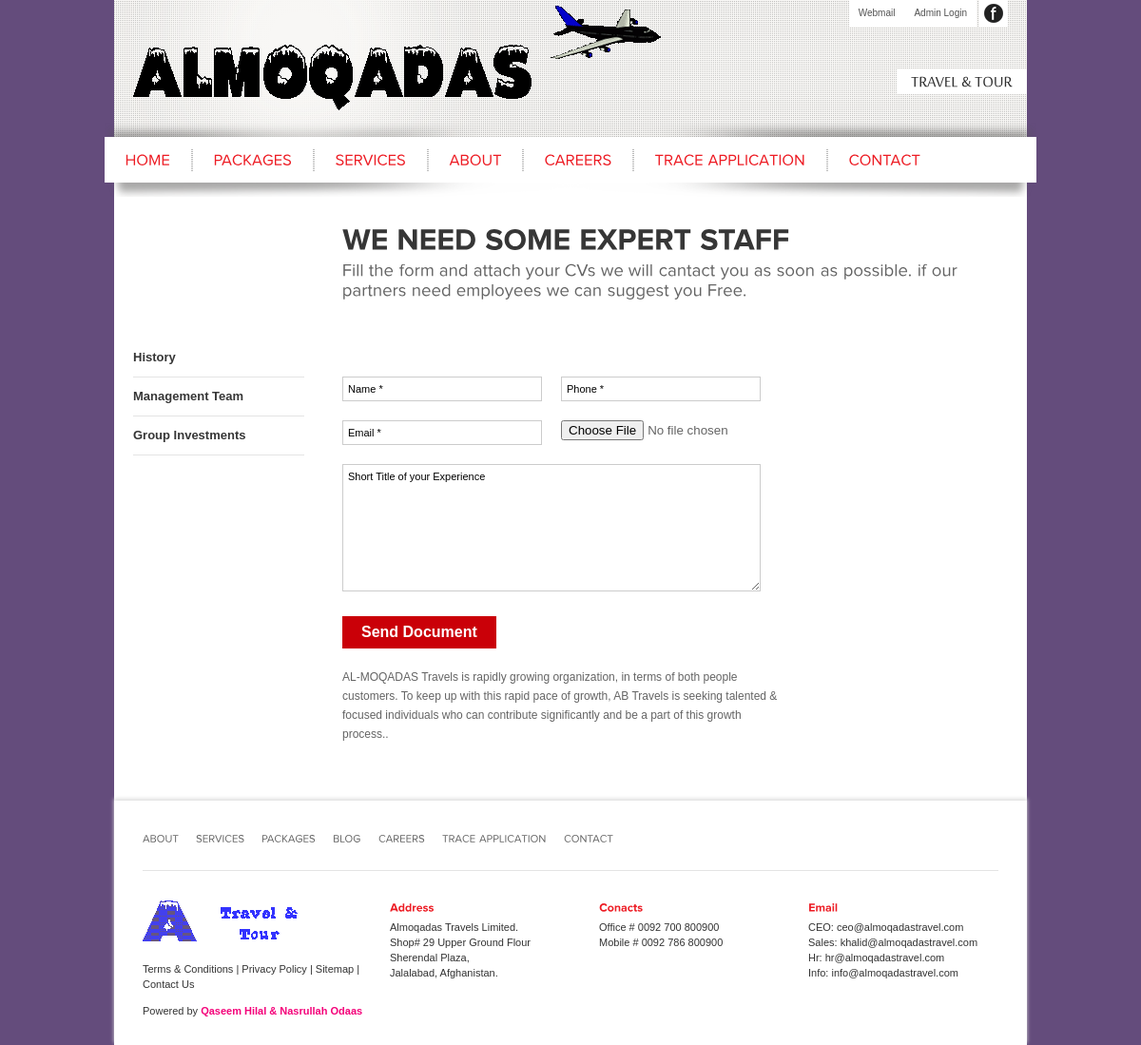
Page /careers.php on the earlier database version.
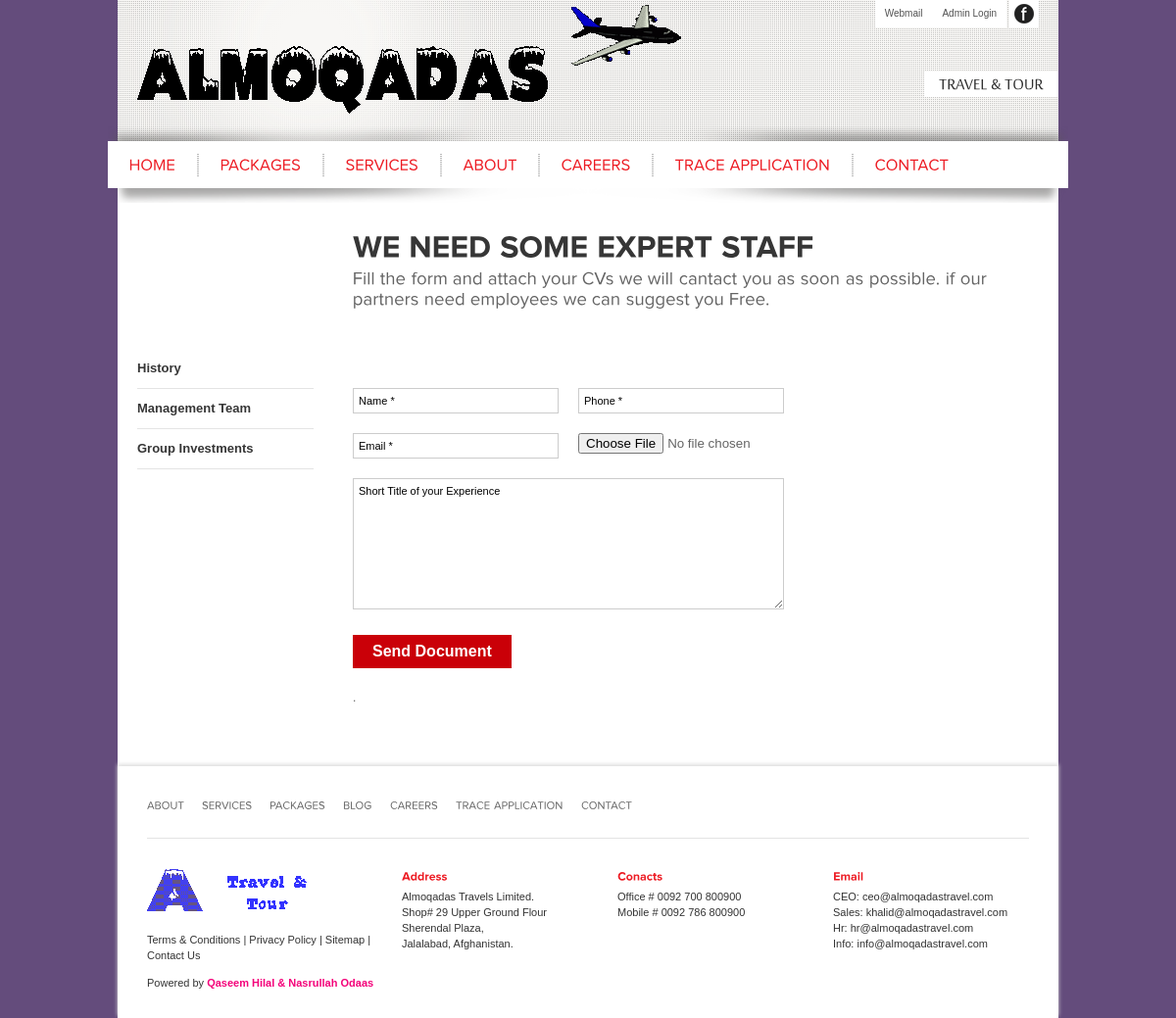
Same page on the later database version.
### tables this page shows
CREATE TABLE `pages` (
  `page_id` int(100) NOT NULL auto_increment,
  `title` varchar(100) NOT NULL,
  `description` text NOT NULL,
  `page_type` varchar(100) NOT NULL,
  `picture` varchar(100) NOT NULL,
  `date` timestamp NOT NULL default CURRENT_TIMESTAMP,
  PRIMARY KEY  (`page_id`)
);

### careers.php (the view, shortened to what this page needs)
<!DOCTYPE html PUBLIC "-//W3C//DTD XHTML 1.0 Strict//EN" "http://www.w3.org/TR/xhtml1/DTD/xhtml1-strict.dtd">
<html xmlns="http://www.w3.org/1999/xhtml">
<head>
<?php require('inc_head.php'); ?>
</head>
<body>
<div class="wrapper">
        <?php require('inc_top.php'); ?>
        <?php include('inc_menu.php'); ?>
      	<div class="content">
        <div class="page_headings">
            <div class="left">&nbsp;</div>
        <?php
		include ("admin/connection/connection.php");
		$id=isset($_GET['id'])? $_GET['id'] : "" ;
		if($id==""){
		$sql1=mysqli_query($con,"SELECT * FROM pages WHERE page_type='career' ORDER BY 'date'") or die(mysqli_error($con));
		}
		else {
		$sql1=mysqli_query($con,"SELECT * FROM pages WHERE page_type='career'") or die(mysqli_error($con));
		}
		$resultP1=mysqli_fetch_array($sql1);
		?>
            <div class="right">
                <div class="right">
                  <h1>We need some expert staff</h1>
                  <h2>Fill the form and attach your CVs we will cantact you as soon as possible. if our partners need employees we can suggest you Free.</h2>
                </div>
            </div>
        </div>
         <?php include("inc_left.php"); ?>
        <div class="right">
            <a name='error'></a>                        <form enctype="multipart/form-data" method="post" action="Thanks.php" class="contact_form">
                <div class="right">
	        <p>&nbsp; </p>
	        <p> <span>
	          <input type="text" name="name" value="Name *" onblur="_hint(this,'Name *',1)" onclick="_hint(this,'Name *',0)" class="text" />
	          </span>
	          <input type="text" name="phone2" value="Phone *" onblur="_hint(this,'Phone *',1)" onclick="_hint(this,'Phone *',0)" class="text" />
	        </p>
            <p> <span>
              <input type="text" name="email"  value="Email *" onblur="_hint(this,'Email *',1)" onclick="_hint(this,'Email *',0)" class="text" />
              </span><span>
                <input type="file" class="news_blog_post"  value="Attach Your CV" />
              </span> </p>
            <p>
              <textarea name="experiencee" cols="50" rows="10" id="experiencee" onblur="_hint(this,'Comments',1)" onclick="_hint(this,'Comments',0)">Short Title of your Experience</textarea>
            </p>
            <p>
              <input name="save" type="submit" class="btn" id="save" value="Send Document" />
            </p>
      </div>
                <p style="text-align:left";>
                     <?php echo $resultP1['description']; ?>.</p>
            </form>
        </div>
    </div>
     <?php include('inc_footer.php'); ?>
</div>
</body>
</html>

Differences in the rows shown:
removed pages: description "AL-MOQADAS Travels is rapidly growing organization, in terms of both people customers. To keep up with this rapid pace of growth, AB Travels is seeking talented & focused individuals who can contribute significantly and be a part of this growth process."
